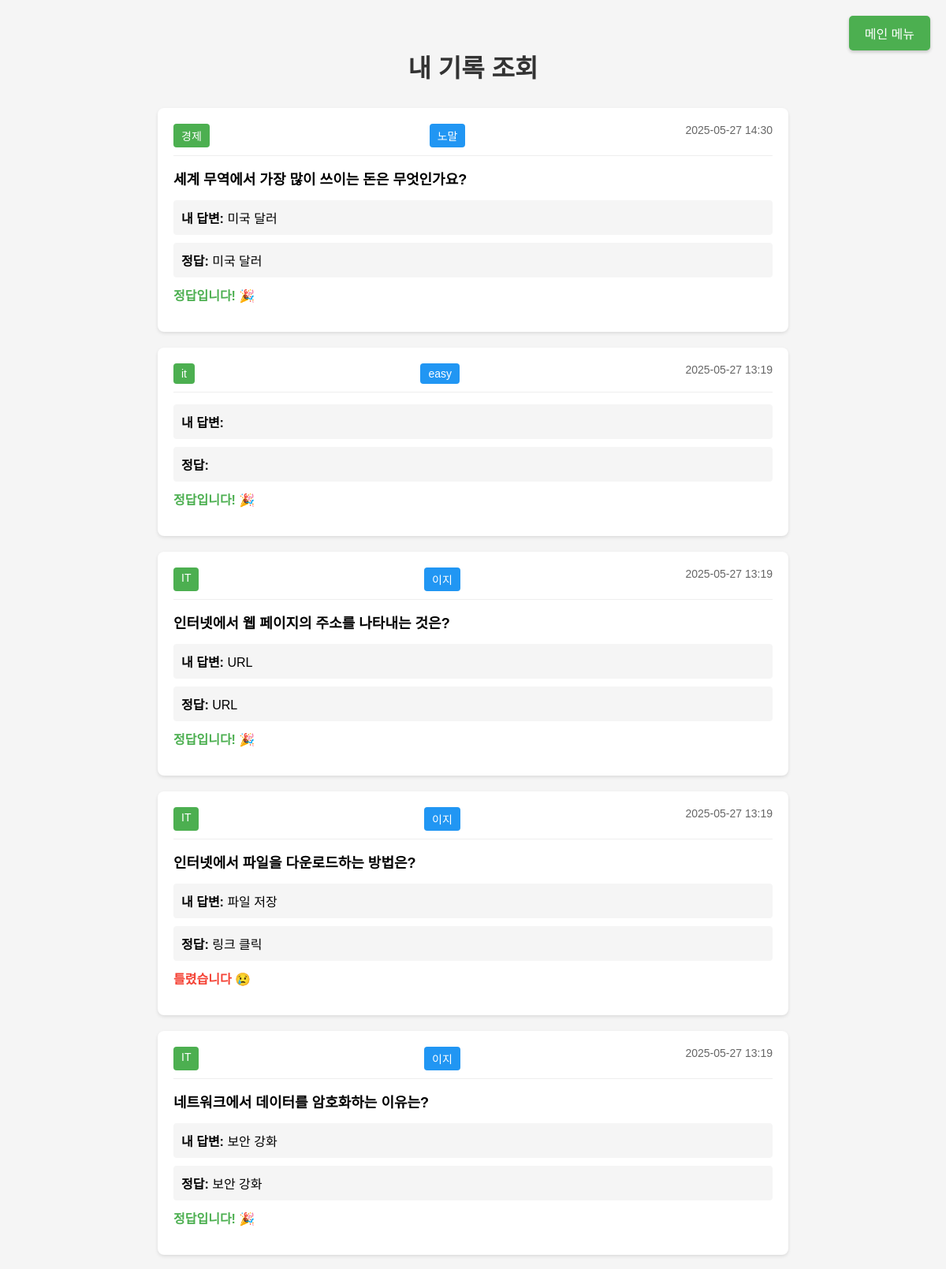
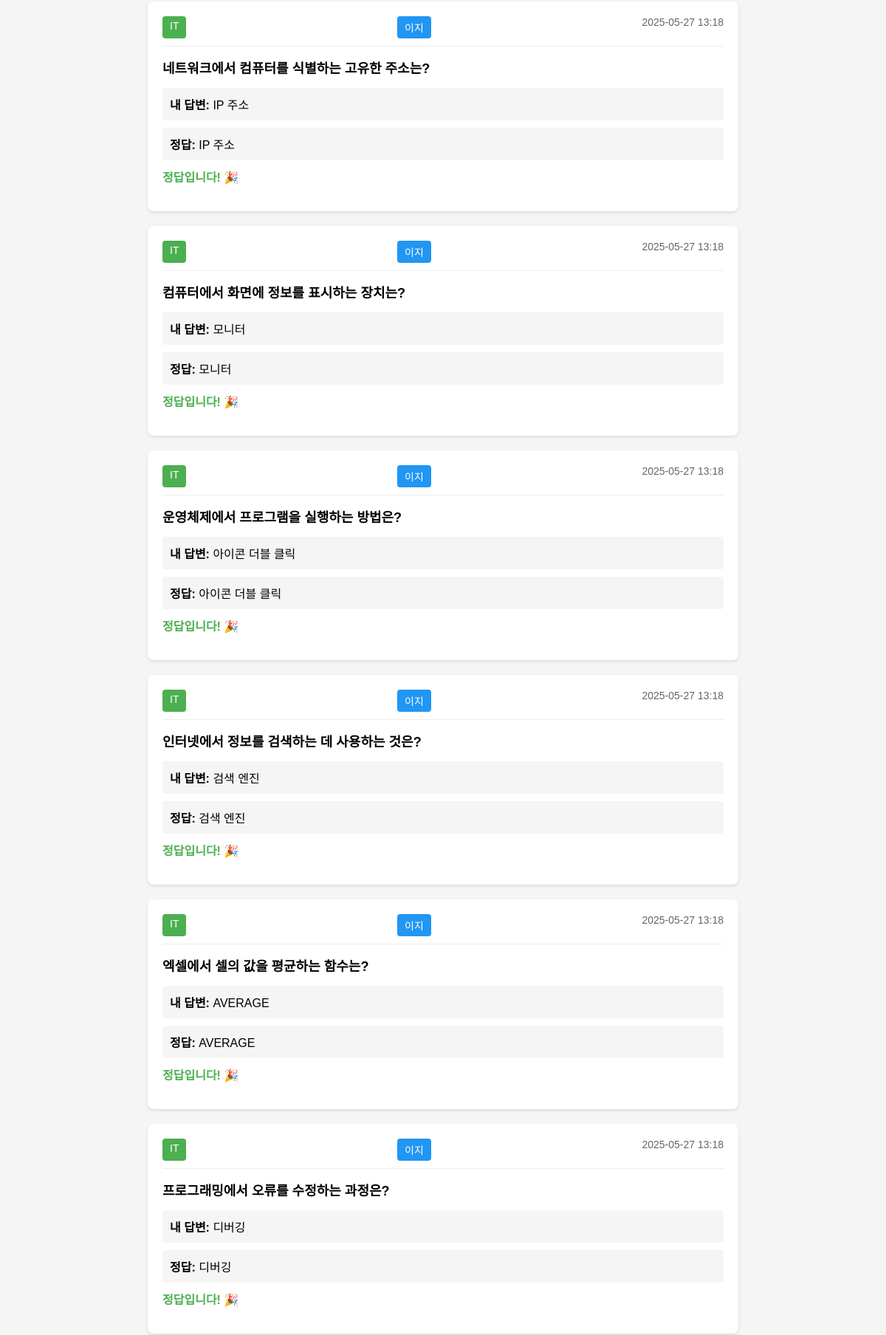
Page /quiz/my_results/ (signed in, upper part) on the committed database (2 pictures, top to bottom).
### quiz/models.py (models this page shows, shortened)
class QuizResult(models.Model):
    user = models.ForeignKey(User, on_delete=models.CASCADE)
    category = models.CharField(max_length=100)
    difficulty = models.CharField(max_length=50)
    score = models.IntegerField()
    total = models.IntegerField()
    played_at = models.DateTimeField(auto_now_add=True)
    question = models.TextField(default='')
    user_answer = models.TextField(default='')
    correct_answer = models.TextField(default='')
    duration = models.IntegerField(null=True)

### quiz/views.py (the view)
# urls.py: path('my_results/', views.my_results, name='my_results'),  # 추가
@login_required
def my_results(request):
    print("=== 내 기록 조회 시작 ===")
    results = QuizResult.objects.filter(user=request.user).order_by('-played_at')
    print(f"조회된 결과 수: {results.count()}")
    for result in results:
        print(f"결과 ID: {result.id}")
        print(f"카테고리: {result.category}")
        print(f"난이도: {result.difficulty}")
        print(f"문제: {result.question}")
        print(f"사용자 답변: {result.user_answer}")
        print(f"정답: {result.correct_answer}")
        print(f"점수: {result.score}")
        print("---")
    print("=== 내 기록 조회 완료 ===")
    return render(request, 'quiz/my_results.html', {'results': results})

### quiz/templates/quiz/my_results.html (shortened to what this page needs)
{% load static %}
<!DOCTYPE html>
<html lang="ko">
<head>
</head>
<body>
    <a href="http://localhost:8000" class="main-menu-btn">메인 메뉴</a>
    <div class="container">
        <h1>내 기록 조회</h1>
        {% for result in results %}
        <div class="result-item">
            <div class="result-header">
                <span class="result-category">{{ result.category }}</span>
                <span class="result-difficulty">{{ result.difficulty }}</span>
                <span class="result-date">{{ result.played_at|date:"Y-m-d H:i" }}</span>
            </div>
            <div class="result-content">
                <div class="result-question">{{ result.question }}</div>
                <div class="result-answer">
                    <strong>내 답변:</strong> {{ result.user_answer }}
                </div>
                <div class="result-answer">
                    <strong>정답:</strong> {{ result.correct_answer }}
                </div>
                <div class="result-score {% if result.score > 0 %}correct{% else %}incorrect{% endif %}">
                    {% if result.score > 0 %}
                        정답입니다! 🎉
                    {% else %}
                        틀렸습니다 😢
                    {% endif %}
                </div>
            </div>
        </div>
        {% empty %}
        <div class="result-item">
            <p style="text-align: center;">아직 푼 문제가 없습니다.</p>
        </div>
        {% endfor %}
    </div>
</body>
</html>

### quiz/templates/quiz/my_results.html (style rules this page uses)
body { font-family: Arial, sans-serif; margin: 0; padding: 20px; background-color: #f5f5f5; }
.container { max-width: 800px; margin: 0 auto; padding: 20px; }
h1 { text-align: center; color: #333; margin-bottom: 30px; }
.result-item { background: white; border-radius: 8px; padding: 20px; margin-bottom: 20px; box-shadow: 0 2px 4px rgba(0,0,0,0.1); }
.result-header { display: flex; justify-content: space-between; margin-bottom: 15px; padding-bottom: 10px; border-bottom: 1px solid #eee; }
.result-category { background: #4CAF50; color: white; padding: 5px 10px; border-radius: 4px; font-size: 14px; }
.result-difficulty { background: #2196F3; color: white; padding: 5px 10px; border-radius: 4px; font-size: 14px; }
.result-date { color: #666; font-size: 14px; }
.result-content { margin: 15px 0; }
.result-question { font-size: 18px; font-weight: bold; margin-bottom: 15px; }
.result-answer { margin: 10px 0; padding: 10px; background: #f5f5f5; border-radius: 4px; }
.result-score { font-size: 16px; font-weight: bold; margin-top: 10px; }
.correct { color: #4CAF50; }
.incorrect { color: #f44336; }
.main-menu-btn { position: fixed; top: 20px; right: 20px; padding: 10px 20px; background-color: #4CAF50; color: white; text-decoration: none; border-radius: 5px; z-index: 9999; box-shadow: 0 2px 4px rgba(0,0,0,0.2); pointer-events: auto; }

### rows in the picture
QuizResult: category "경제", difficulty "노말", played_at "2025-05-27 14:30", question "세계 무역에서 가장 많이 쓰이는 돈은 무엇인가요?", user_answer "미국 달러", correct_answer "미국 달러", score "정답입니다! 🎉"
QuizResult: category "it", difficulty "easy", played_at "2025-05-27 13:19", score "정답입니다! 🎉"
QuizResult: category "IT", difficulty "이지", played_at "2025-05-27 13:19", question "인터넷에서 웹 페이지의 주소를 나타내는 것은?", user_answer "URL", correct_answer "URL", score "정답입니다! 🎉"
QuizResult: category "IT", difficulty "이지", played_at "2025-05-27 13:19", question "인터넷에서 파일을 다운로드하는 방법은?", user_answer "파일 저장", correct_answer "링크 클릭", score "틀렸습니다 😢"
QuizResult: category "IT", difficulty "이지", played_at "2025-05-27 13:19", question "네트워크에서 데이터를 암호화하는 이유는?", user_answer "보안 강화", correct_answer "보안 강화", score "정답입니다! 🎉"
QuizResult: category "IT", difficulty "이지", played_at "2025-05-27 13:18", question "네트워크에서 컴퓨터를 식별하는 고유한 주소는?", user_answer "IP 주소", correct_answer "IP 주소", score "정답입니다! 🎉"
QuizResult: category "IT", difficulty "이지", played_at "2025-05-27 13:18", question "컴퓨터에서 화면에 정보를 표시하는 장치는?", user_answer "모니터", correct_answer "모니터", score "정답입니다! 🎉"
QuizResult: category "IT", difficulty "이지", played_at "2025-05-27 13:18", question "운영체제에서 프로그램을 실행하는 방법은?", user_answer "아이콘 더블 클릭", correct_answer "아이콘 더블 클릭", score "정답입니다! 🎉"
QuizResult: category "IT", difficulty "이지", played_at "2025-05-27 13:18", question "인터넷에서 정보를 검색하는 데 사용하는 것은?", user_answer "검색 엔진", correct_answer "검색 엔진", score "정답입니다! 🎉"
QuizResult: category "IT", difficulty "이지", played_at "2025-05-27 13:18", question "엑셀에서 셀의 값을 평균하는 함수는?", user_answer "AVERAGE", correct_answer "AVERAGE", score "정답입니다! 🎉"
QuizResult: category "IT", difficulty "이지", played_at "2025-05-27 13:18", question "프로그래밍에서 오류를 수정하는 과정은?", user_answer "디버깅", correct_answer "디버깅", score "정답입니다! 🎉"
